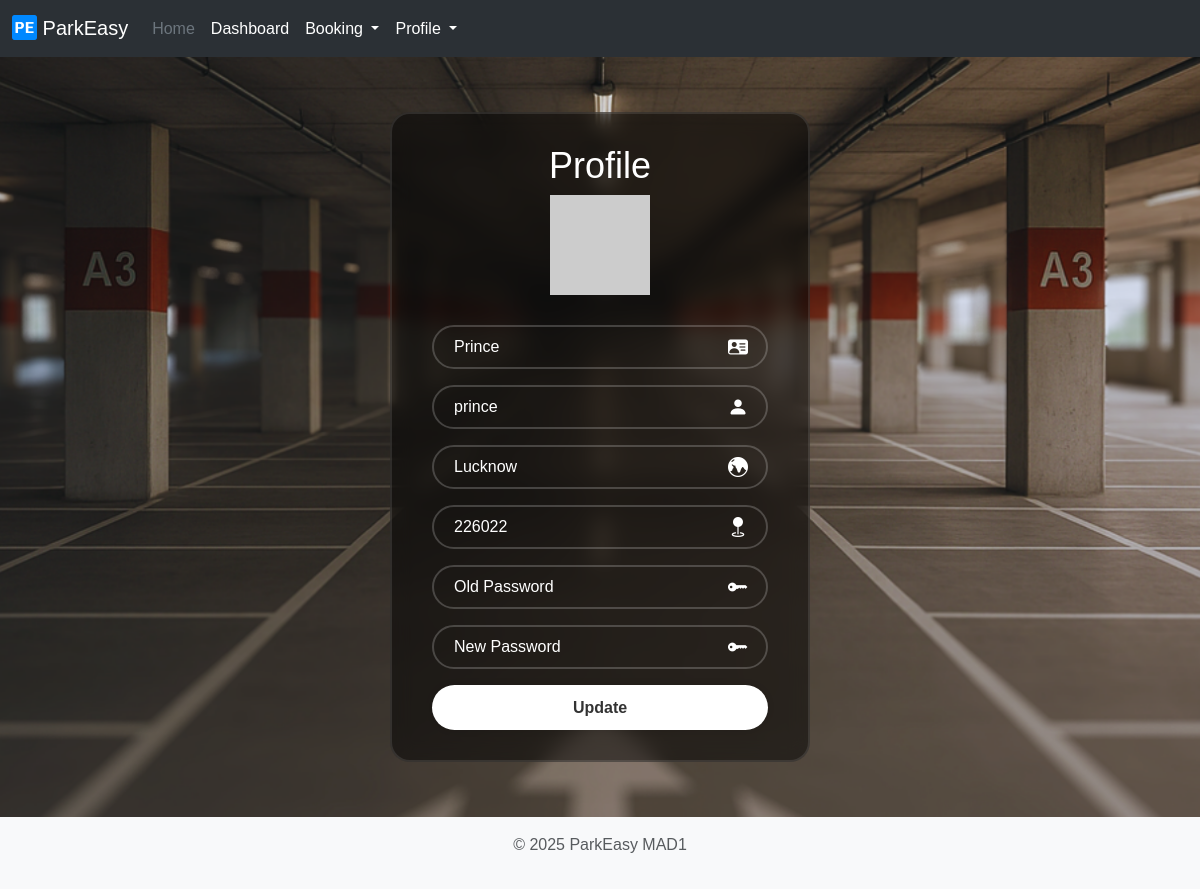
The page /profile (signed in) on the database its author committed.
### models/models.py (models this page shows)
class User(db.Model):
    id = db.Column(db.Integer, primary_key = True)
    username = db.Column(db.String(32), unique = True, nullable = False)
    passhash = db.Column(db.String(64), nullable = False)
    name = db.Column(db.String(64), nullable = True)
    city = db.Column(db.String(50), nullable = False)
    pincode = db.Column(db.String(6), nullable = False)
    isadmin = db.Column(db.Boolean, nullable = False, default = False)
    deleted_user = db.Column(db.Boolean, nullable = False, default = False)
    reserve_parking_lot = db.relationship('ReserveParkingLot', backref = 'user', lazy = True)

### controllers/routes.py (the view)
    @app.route('/profile')
    @login_auth
    def profile():
        user = User.query.get(session['user_id'])
        return render_template('profile.html', user=user)

### templates/profile.html (shortened to what this page needs)
{% extends 'login.html' %}
{% block content %}
  <div class="profile-container">
    <div class="container">
      <form action="" method="post">
        <h1>Profile</h1>
        <div class="text-center">
            <img src="https://api.dicebear.com/7.x/pixel-art/svg?seed={{user.username}}" alt="Profile Image" height= 100px>
        </div>
        <div class="input-box">
          <input type="text" name="name" placeholder="Name" value="{{user.name}}" pattern="[A-Za-z\s]{2,64}" title="Name should only contain letters or spaces (max 64 characters)" required />
          <i class="bi bi-person-vcard-fill"></i>
        </div>
        <div class="input-box">
          <input type="text" name="username" placeholder="Username" value="{{user.username}}" pattern="[A-Za-z0-9-]{2,32}" title="Username should only contain letters, digit or hyphens (max 32 characters)" required />
          <i class="bi bi-person-fill"></i>
        </div>
        <div class="input-box">
          <input type="text" name="city" placeholder="City" value="{{user.city}}" pattern="[A-Za-z\s.]{2,50}" title="City name should only contain letters, spaces or dot (max 50 characters)" required />
          <i class="bi bi-globe-central-south-asia"></i>
        </div>
        <div class="input-box">
          <input type="text" name="pincode" placeholder="Pincode" value="{{user.pincode}}" pattern="\d{6}" title="Format: 6 digit pin code. Example: 110036" required/>
          <i class="bi bi-geo-fill"></i>
        </div>
        <div class="input-box">
          <input type="password" name="old_password" placeholder="Old Password" />
          <i class="bi bi-key-fill"></i>
        </div>
        <div class="input-box">
          <input type="password" name="new_password" placeholder="New Password" />
          <i class="bi bi-key-fill"></i>
        </div>
        <button type="submit" class="btn">Update</button>
      </form>
    </div>
  </div>
{% endblock %}

### static/styles.css (style rules this page uses)
* { padding: 0; margin: 0; box-sizing: border-box; font-family: "Poppins", sans-serif; }
.outer-container, .profile-container { display: flex; justify-content: center; align-items: center; min-height: 95vh; background: url(../static/loginbg.png) no-repeat; background-size: cover; background-position: center; }
.profile-container { background: url(../static/profilebg.png) no-repeat; background-size: cover; background-position: center; }
.container { width: 420px; background: rgba(0, 0, 0, 0.5); border: 2px solid rgba(255, 255, 255, 0.1); backdrop-filter: blur(10px); color: #fff; border-radius: 20px; padding: 30px 40px; }
.container h1 { font-size: 36px; text-align: center; }
.container .input-box { position: relative; width: 100%; height: 30px; margin: 30px 0; }
.input-box input { width: 100%; height: 100%; background: transparent; outline: none; border: 2px solid rgba(255, 255, 255, 0.2); border-radius: 25px; font-size: 16px; color: #fff; padding: 20px; }
.input-box input::placeholder { color: #fff; }
.input-box i { position: absolute; right: 10px; top: 23%; transform: translate(-50%); font-size: 20px; }
.container .btn { width: 100%; height: 45px; background: #fff; border: none; outline: none; border-radius: 25px; box-shadow: 0 0 10px rgba(0, 0, 0, 0.1); cursor: pointer; font-size: 16px; color: #333; font-weight: 600; }

### rows shown on the page
User: name "Prince", username "prince", city "Lucknow", pincode "226022"
